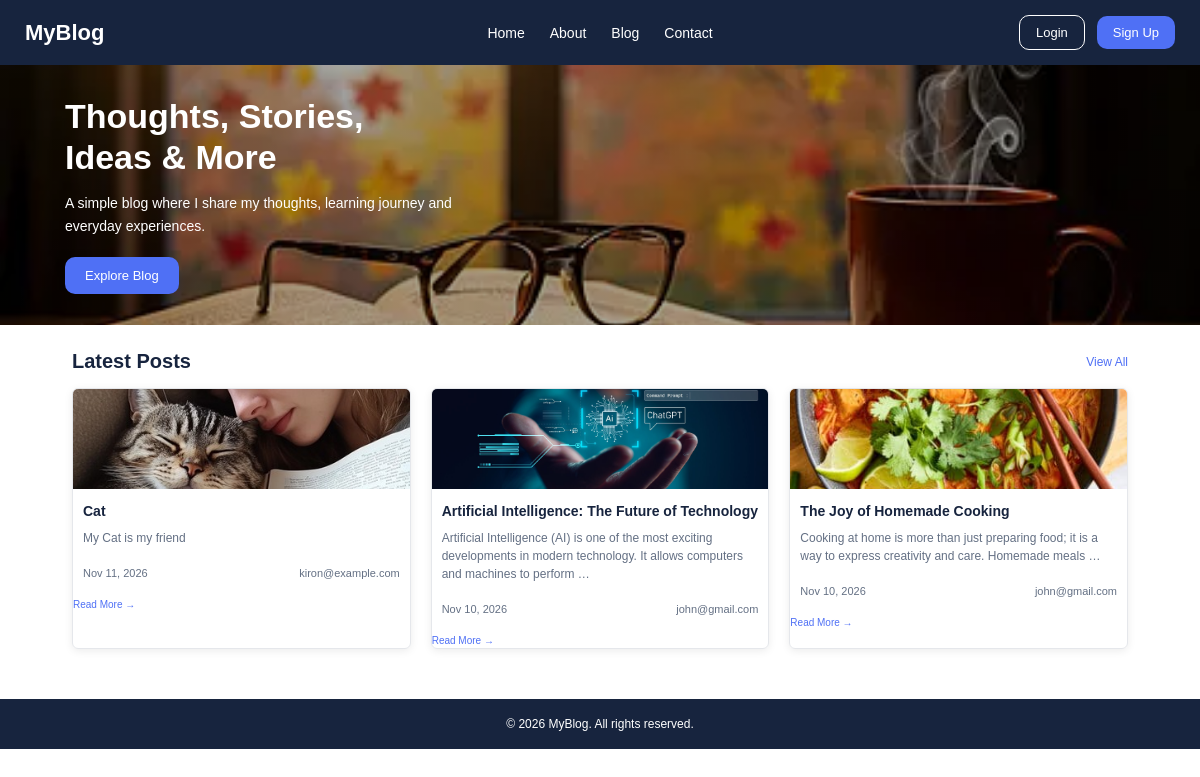
The page / on the database its author committed.
### blogs/models.py (models this page shows, shortened)
class BlogPost(models.Model):
    STATUS_CHOICES = [
        ('draft', 'Draft'),
        ('published', 'Published'),
    ]
    title = models.CharField(max_length=200)
    content = models.TextField()
    image = models.ImageField(
        upload_to='blog_images/',
        blank=True,
        null=True
    )
    author = models.ForeignKey(
        settings.AUTH_USER_MODEL,
        on_delete=models.CASCADE,
        related_name='blog_posts',
    )
    category = models.ForeignKey(
        Category,
        on_delete=models.PROTECT,
        related_name='blog_posts',
        null=True,
        blank=True
    )
    status = models.CharField(
        max_length=10,
        choices=STATUS_CHOICES,
        default='draft',
    )
    created_at = models.DateTimeField(auto_now_add=True)
    updated_at = models.DateTimeField(auto_now=True)

### blogs/views.py (the view)
# urls.py: path('',include('blogs.urls'))
def blogs(request):
    latest_posts = BlogPost.objects.filter(
        status='published'
    ).select_related(
        'author', 'category'
    ).order_by('-created_at')[:3]
    categories = Category.objects.all()
    context = {
        'latest_posts': latest_posts,
        'categories': categories,
    }
    return render(request, 'home.html', context)

### blogs/templates/home.html (shortened to what this page needs)
{% load static %}
<!DOCTYPE html>
<html>
<head>
    <link rel="stylesheet" href="{% static 'style.css' %}">
</head>
<body>
    <header>
        <div class="logo">MyBlog</div>
        <nav class="nav-links">
            <ul>
                <li>
                    <a href="{% url 'blogs' %}" class="active">Home</a>
                </li>
                <li>
                    <a href="{% url 'about' %}" class="active">About</a>
                </li>
                <li>
                    <a href="{% url 'blog' %}" class="active">Blog</a>
                </li>
                <li>
                    <a href="{% url 'contact' %}" class="active">Contact</a>
                </li>
            </ul>
        </nav>
        <div class="buttons">
            {% if user.is_authenticated %}
            <div class="profile-section">
                <div class="profile-icon">
                    <img src="{% static 'images/profile.png' %}" alt="Profile">
                </div>
                <span class="profile-name">
                    {{user.get_full_name|default:user.username}}
                </span>
                <form method="POST" action="{% url 'logout' %}">
                   {% csrf_token %}
                   <button type="submit" class="btn logout">
                    Logout
                   </button>
               </form>
            </div>
            {% else %}
            <a href="{% url 'login' %}" class="btn login">Login</a>
            <a href="{% url 'signup' %}" class="btn signup">Sign Up</a>
            {% endif %}
        </div>
    </header>
     <main>
    <section class="hero">
        <div class="hero-content">
            <h1>
                Thoughts, Stories,<br>
                Ideas & More
            </h1>
            <p>
                A simple blog where I share my thoughts,
                learning journey and everyday experiences.
            </p>
            <a href="{% url 'blog' %}" class="btn blog">
                Explore Blog
            </a>
        </div>
    </section>
<section class="container" id="blog">
    <div class="section-header">
        <h2>Latest Posts</h2>
        <a href="{% url 'blog' %}" class="view-all">View All</a>
    </div>
    <div class="posts">
        {% for post in latest_posts %}
        <article class="post-card">
            {% if post.image %}
                <img src="{{ post.image.url }}"
                     alt="{{ post.title }}">
            {% elif post.category.name == "Daily Life" %}
                <img src="{% static 'images/alone .jpeg' %}"
                     alt="{{ post.title }}">
            {% elif post.category.name == "Technology" %}
                <img src="{% static 'images/tech.jpeg' %}"
                     alt="{{ post.title }}">
            {% elif post.category.name == "Food & Recipes" %}
                <img src="{% static 'images/breakfast.jpeg' %}"
                     alt="{{ post.title }}">
            {% elif post.category.name == "Travel" %}
                <img src="{% static 'images/travel.jpeg' %}"
                     alt="{{ post.title }}">
            {% elif post.category.name == "Education" %}
                <img src="{% static 'images/education.jpeg' %}"
                     alt="{{ post.title }}">
            {% else %}
                <img src="{% static 'images/productive.jpg' %}"
                     alt="{{ post.title }}">
            {% endif %}
            <h3>{{ post.title }}</h3>
            <p>
                {{ post.content|truncatewords:20 }}
            </p>
            <div class="meta">
                <span>{{ post.created_at|date:"M d, Y" }}</span>
                <span>{{ post.author.username }}</span>
            </div>
            <a href="{% url 'blog_detail' post.id %}?next={{ request.path|urlencode }}"
               class="read-more">
                 Read More &rarr;
            </a>
        </article>
        {% empty %}
            <p>No published blogs available yet.</p>
        {% endfor %}
    </div>
</section>
    </main>
     <footer>
        <p>© 2026 MyBlog. All rights reserved.</p>
    </footer>
</body>
</html>

### blogs/static/style.css (style rules this page uses)
body { margin: 0; font-family: Arial, sans-serif; color: #17243e; }
header { display: flex; align-items: center; justify-content: space-between; padding: 15px 25px; background-color: #17243e; color: white; gap: 20px; }
.logo { font-size: 22px; font-weight: bold; flex: 1; }
.nav-links { flex: 2; display: flex; justify-content: center; }
.nav-links ul { display: flex; justify-content: center; align-items: center; gap: 25px; list-style: none; margin: 0; padding: 0; }
.nav-links a { text-decoration: none; color: white; font-size: 14px; }
.buttons { flex: 1; display: flex; align-items: center; justify-content: flex-end; gap: 12px; }
.btn { display: inline-block; padding: 9px 16px; text-decoration: none; font-size: 13px; border-radius: 10px; }
.login { color: white; border: 1px solid white; }
.signup { background-color: #4f70f5; color: white; }
.hero { height: 260px; background-image: linear-gradient( rgba(0, 0, 0, 0.35), rgba(0, 0, 0, 0.35) ), url("images/daily life.png"); background-size: cover; background-position: center; display: flex; align-items: center; justify-content: space-between; padding: 0 65px; color: white; }
.hero-content { width: 55%; }
.hero h1 { font-size: 34px; line-height: 1.2; margin: 0 0 15px; }
.hero p { font-size: 14px; line-height: 1.6; max-width: 400px; margin-bottom: 20px; }
.btn.blog { background-color: #4f70f5; color: white; padding: 11px 20px; }
.container { padding: 25px 6%; background-color: white; }
.section-header { display: flex; align-items: center; justify-content: space-between; margin-bottom: 15px; }
.section-header h2 { font-size: 20px; margin: 0; }
.view-all { text-decoration: none; color: #4f70f5; font-size: 12px; }
.posts { display: flex; justify-content: space-between; gap: 20px; }
.post-card { width: 50%; border: 1px solid #e5e7eb; border-radius: 6px; overflow: hidden; box-shadow: 0 2px 8px rgba(0, 0, 0, 0.08); }
.post-card img { width: 100%; height: 100px; object-fit: cover; }
.post-card h3 { font-size: 14px; margin: 10px; }
.post-card p { font-size: 12px; color: #647084; line-height: 1.5; margin: 10px; }
.meta { display: flex; justify-content: space-between; padding: 10px; font-size: 11px; color: #647084; }
footer { background-color: #17243e; color: white; text-align: center; padding: 15px; }
footer p { font-size: 11px; margin: 0; }
.read-more { display: inline-block; color: #4f70f5; text-decoration: none; font-size: 10px; margin-top: 10px; }
footer { background-color: #17243e; color: white; text-align: center; padding: 18px; margin-top: 25px; }
footer p { font-size: 12px; }

### rows shown on the page
BlogPost: image (picture), title "Cat", content "My Cat is my friend", created_at "Nov 11, 2026", author.username "kiron@example.com"
BlogPost: image (picture), title "Artificial Intelligence: The Future of Technology", content "Artificial Intelligence (AI) is one of the most exciting developments in modern technology. It allows computers and machines to perform …", created_at "Nov 10, 2026", author.username "john@gmail.com"
BlogPost: image (picture), title "The Joy of Homemade Cooking", content "Cooking at home is more than just preparing food; it is a way to express creativity and care. Homemade meals …", created_at "Nov 10, 2026", author.username "john@gmail.com"
